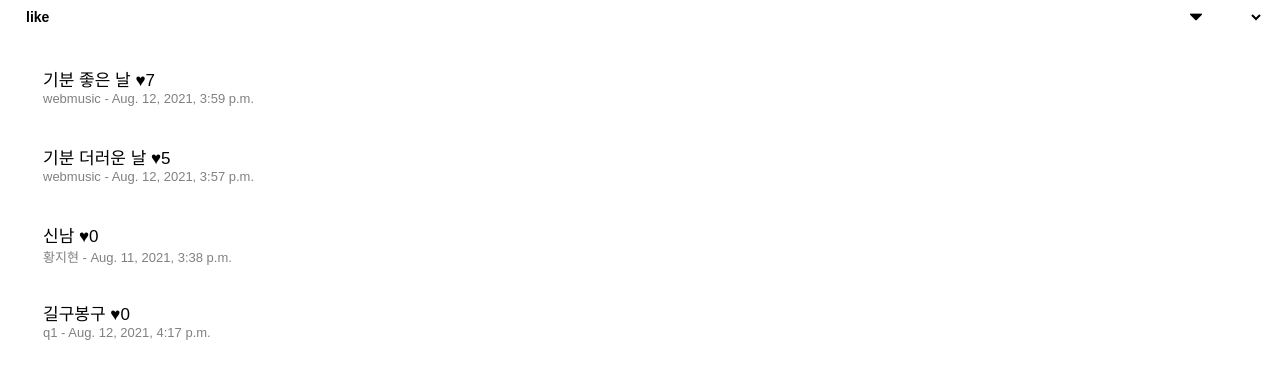
Before: /music/l_like/ with the older database file.
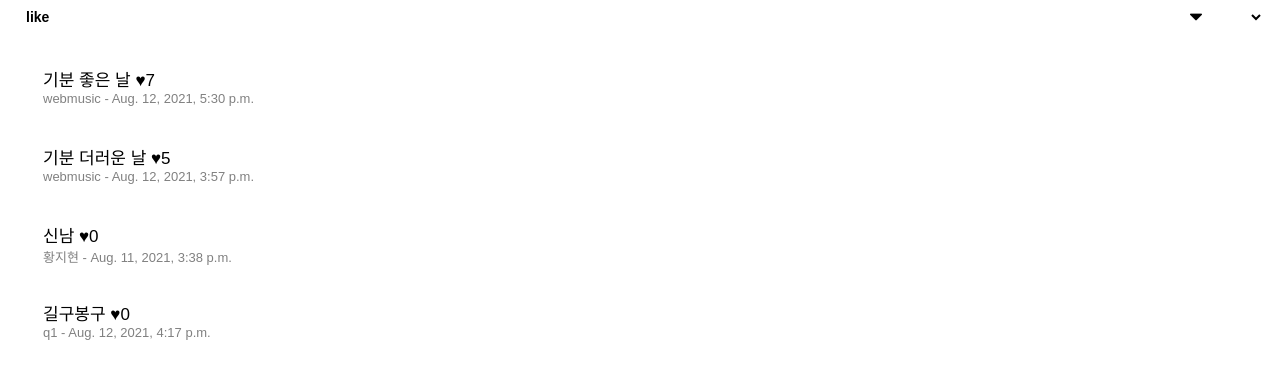
After: the same page with the newer database file.
### music/models.py (models this page shows, shortened)
class MyPlaylist(models.Model):
    mp_name = models.CharField(max_length=100, null=True)
    mp_like = models.IntegerField(default=0)
    user_fk = models.ForeignKey(User, on_delete=models.CASCADE, null=True)
    list_pub_date = models.DateTimeField(auto_now=True)

### music/views.py (the view)
# urls.py: path('l_like/', views.m_list_like, name='list_like'),
def m_list_like(request):
    playlists = models.MyPlaylist.objects.all().order_by('-mp_like')
    return render(request, 'list_rank.html', {'playlists': playlists, 'select': 'l_like'})

### templates/list_rank.html (shortened to what this page needs)
<!DOCTYPE html>
<html lang="en">
<head>
</head>
<body>
<select onchange='l_select(this)' name="l_select" class="form-select" style="width: 100%; font-family: 'Gowun Dodum', sans-serif; font-weight: bold;
                            background: url(static/down.png) no-repeat 95% 50%; border: none; font-size:14px; padding-left: 14px;">
    <optgroup label="">
        {% if select == 'l_like' %}
        <option value="l_like" selected="selected">like</option>
        {% endif %}
    </optgroup>
</select>
{% for list in playlists %}
<div class="playlist"
     style="display:table; width: 100%; border:none; margin: 0px; height:60px; padding:0px 35px 0px 35px;
              text-align:left; font-family: 'Gowun Dodum', sans-serif;">
    <div style="display:table-cell; vertical-align:middle; margin:0px; padding-top:40px;">
        <div class="list_title" id={{ list.id }} style="font-size:17px; color:black; margin: 0px; display: block;">{{ list.mp_name }} ♥{{ list.mp_like }}</div>
        <div style="font-size:13px; color:grey; height: 13px; margin: 0px;">{{ list.user_fk.username }} - {{ list.list_pub_date }}
            </div>
    </div>
</div>
{% endfor %}
</body>
</html>

Changed rows visible on the page:
changed MyPlaylist "기분 좋은 날": list_pub_date "Aug. 12, 2021, 3:59 p.m." → "Aug. 12, 2021, 5:30 p.m."
